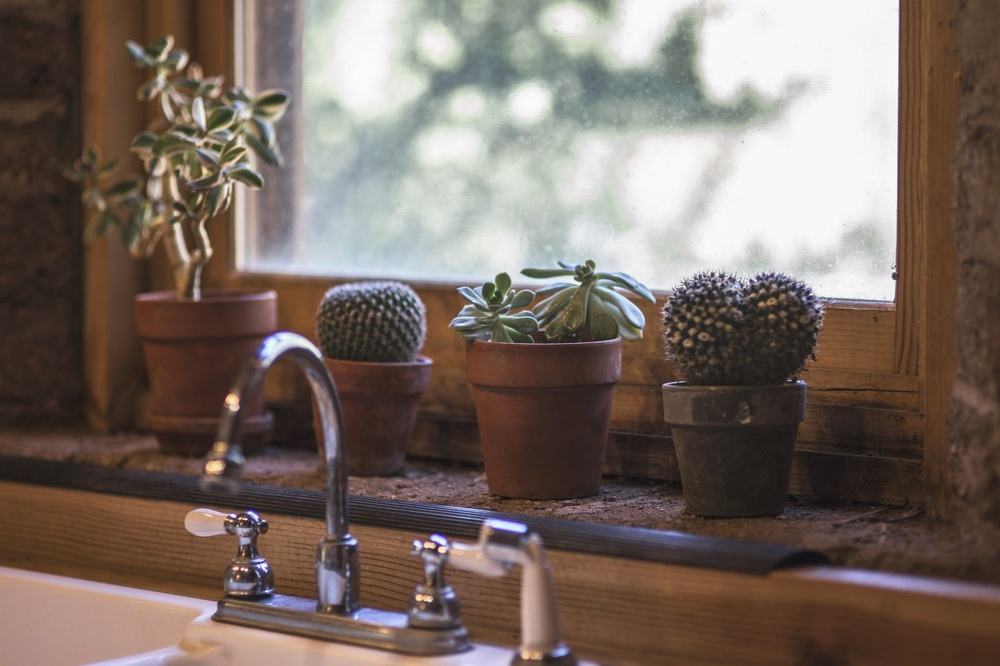
#> input picture bloom_images/cactus.jpg, 1000 x 666 px, shrunk from 1920 x 1279 before the run, found by its file name
$ jupyter execute Bloom.ipynb
#> lines starting #> are read from the running program, lines starting #| are printed output that depends on the picture; after the words box and inside, x2 and y2 are one past the last pixel; in counts of white or black regions, pixels touching at a corner belong together
### Aplicação do efeito de bloom

[cell 1]
# Importa as dependências
from scipy.ndimage import gaussian_filter
import matplotlib.pyplot as plt
from PIL import Image
import numpy as np

[cell 2]
# Extrai algumas informações da imagem, tipo o L C e P :)
image = np.array(Image.open("cactus.jpg"))[:, :, :3]
#> image is the input picture: shape (666, 1000, 3); mean R, G, B 121.4, 107, 98.8
l, c, p = image.shape
#> l = 666; c = 1000; p = 3

# Peso de mistura das imagens
bloom_amount = 13
bloom_smooth = 17
mix_amount = 0.9
threshold = 30

# Calcula a imagem em preto e branco
bw_image = np.average(image[:, :, :3], axis=2)
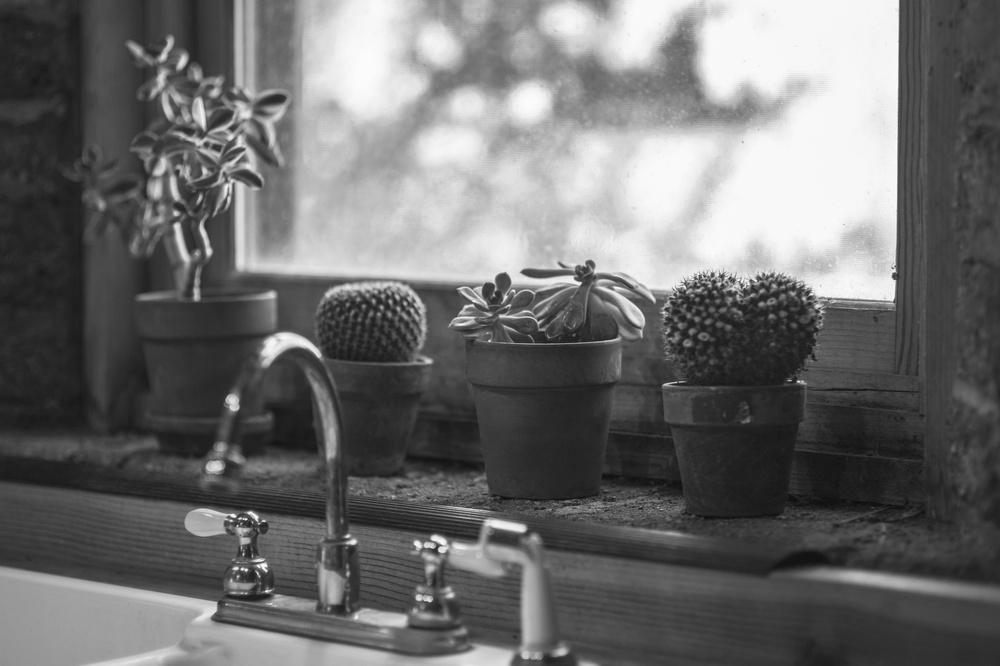
#> bw_image: shape (666, 1000) float64; min 12.33, max 254.3, mean 109.1

# Utiliza o método avarage para converter para uma imagem binária
thresholding_amount = (np.max(bw_image) - threshold)
#> thresholding_amount = 224.3
blur = (bw_image > thresholding_amount).astype(int) * 255
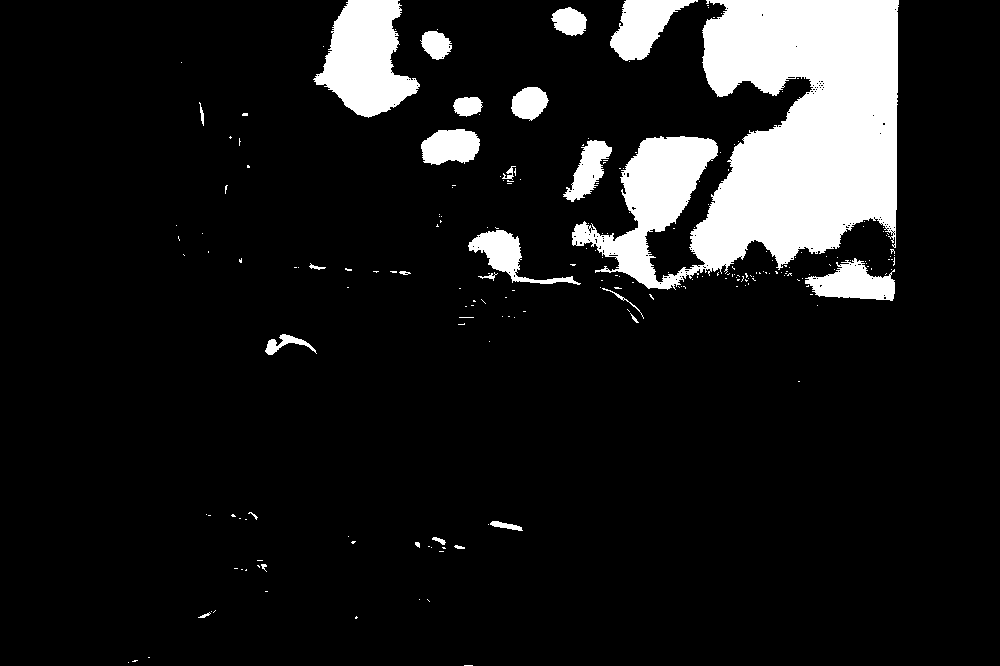
#> blur: shape (666, 1000) int64; 11% white; 218 white regions (192 under 20 px), largest, box (x1, y1, x2, y2) and area: (572, 0, 899, 290) 51165, (313, 0, 420, 118) 7570, (610, 0, 698, 61) 2755

# Aplica filtro de blur para realizar o espalhamento dos pixels
for x in range(bloom_smooth):
    blur = (gaussian_filter(blur, sigma=bloom_amount) * 255) / np.max(blur)
#> this loop made 17 passes
#> pass 1, `blur = (gaussian_filter(blur, sigma=bloom_amount) * 255) / np.max(blur)`:
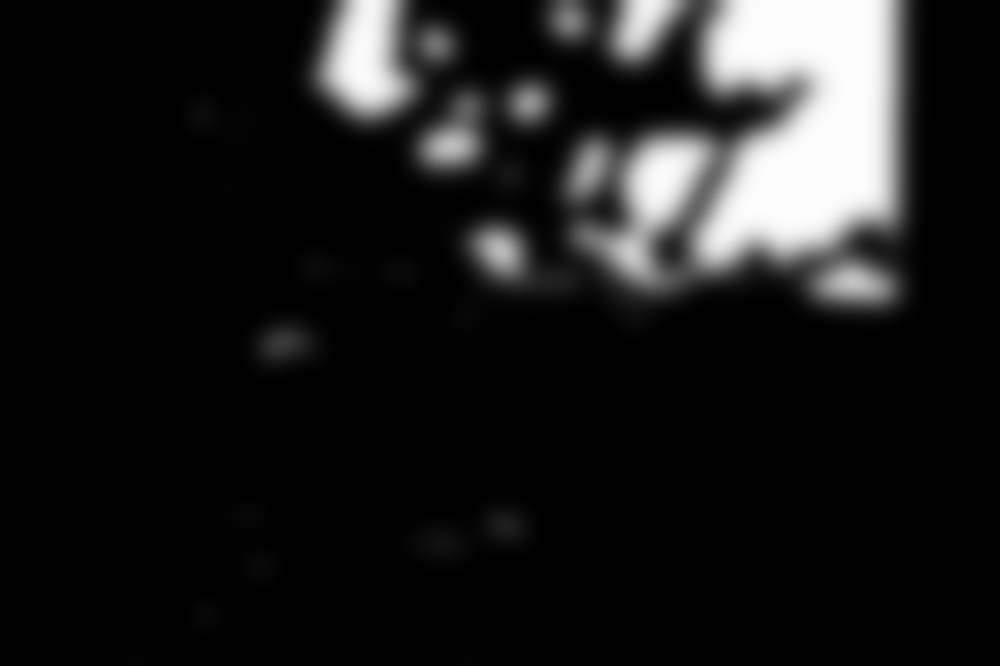
#> blur: shape (666, 1000) float64; min 0, max 253, mean 27.6
#> after the loop:
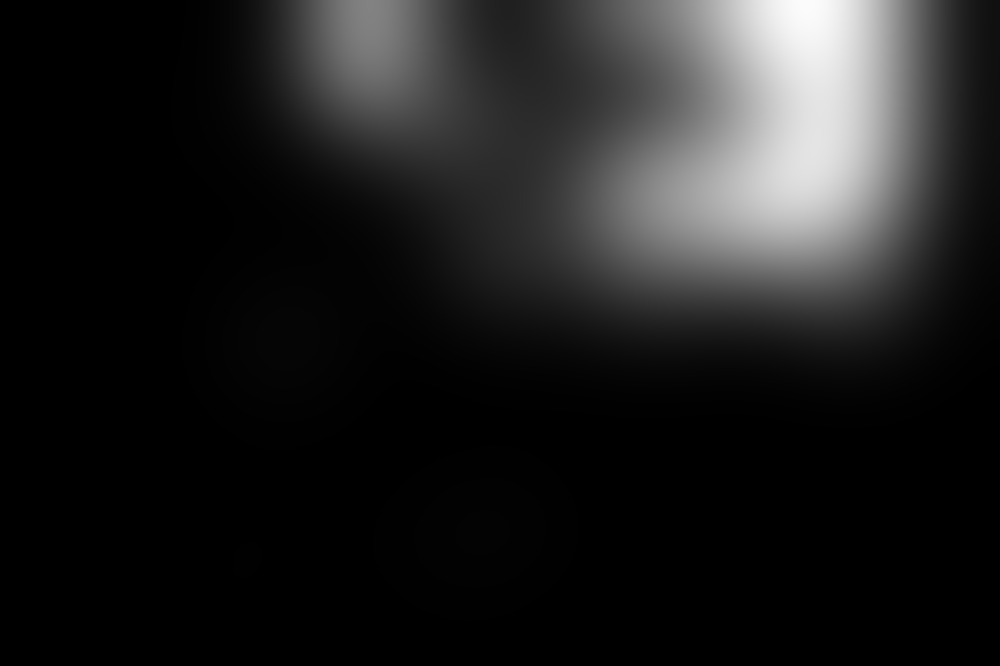
#> blur: shape (666, 1000) float64; min 7.11e-11, max 252, mean 31.1

# Aplica o efeito de defasagem dos
# pixels coloridos nas bordas da imagem
bloom = np.zeros(shape=(l, c, p), dtype=np.uint8)

# Realiza a junção das imagens com base no fator, para cada pixel de cada canal de cor
bloom[:, :, 0] = (mix_amount * image[:, :, 0]) + ((1 - mix_amount) * blur)
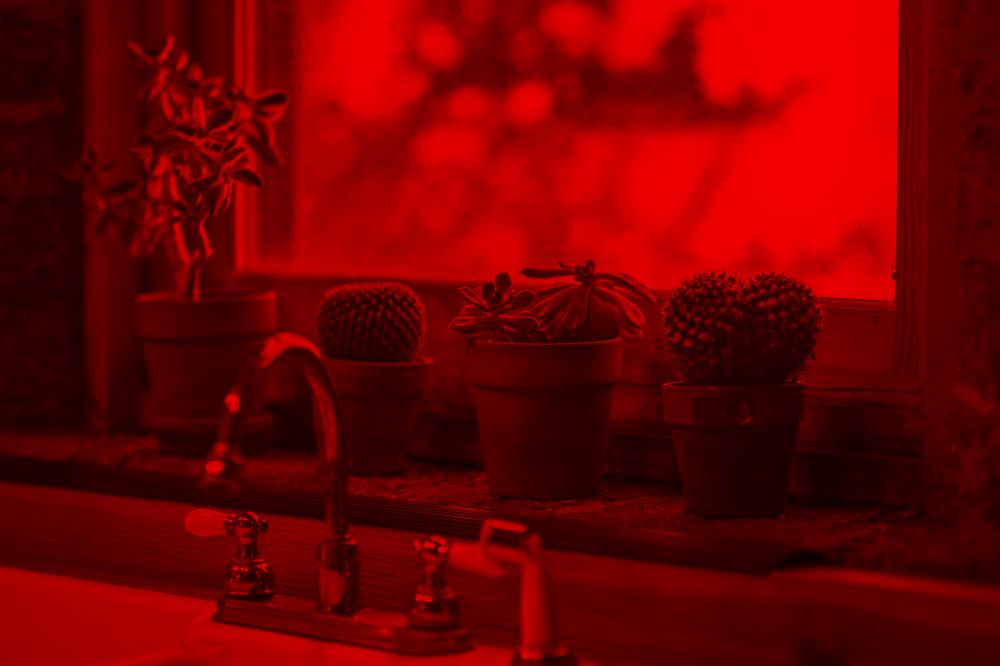
#> bloom: shape (666, 1000, 3); mean R, G, B 111.9, 0, 0
bloom[:, :, 1] = (mix_amount * image[:, :, 1]) + ((1 - mix_amount) * blur)
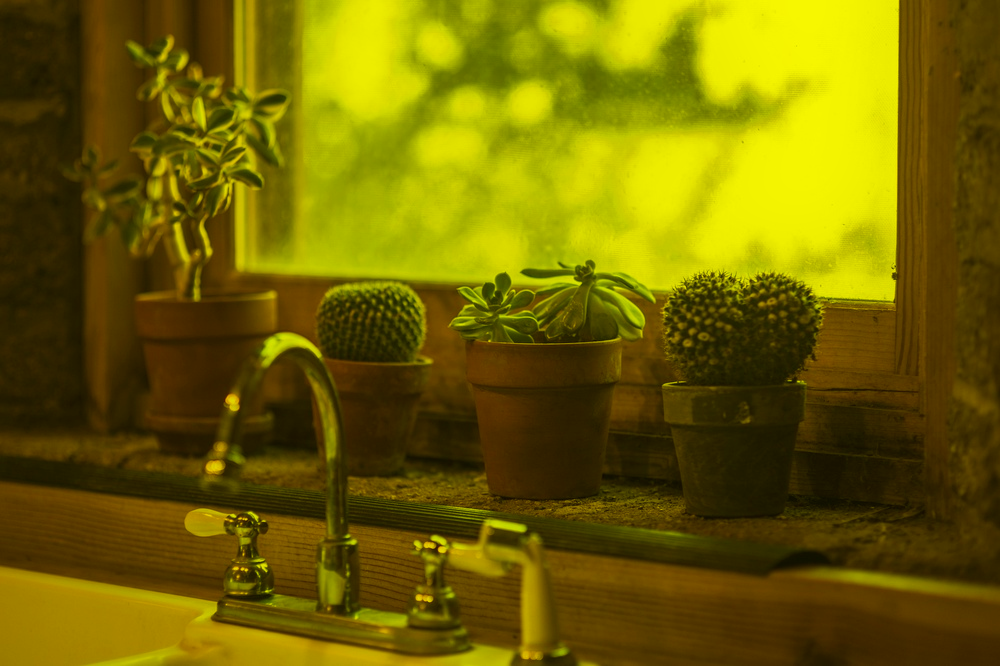
#> bloom: shape (666, 1000, 3); mean R, G, B 111.9, 98.9, 0
bloom[:, :, 2] = (mix_amount * image[:, :, 2]) + ((1 - mix_amount) * blur)
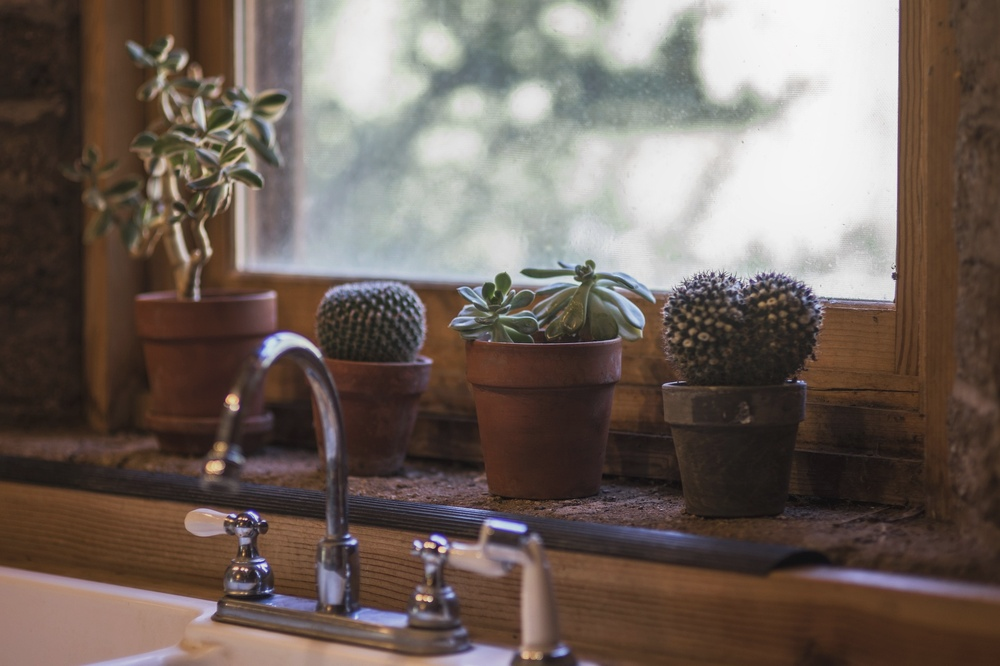
#> bloom: shape (666, 1000, 3); mean R, G, B 111.9, 98.9, 91.5

[cell 3]
# Mostra os resultados
# da conversão
plt.figure(figsize=(30, 30))
plt.subplot(2, 2, 1)
plt.imshow(image)
plt.subplot(2, 2, 2)
plt.imshow(bloom)
plt.subplot(2, 2, 3)
plt.imshow(blur, cmap='gray')

# Salva a figura
# plt.savefig("bloom.png")

[cell 4]
# Converte a imagem
img_bin = Image.fromarray(bloom)
msk_bin = Image.fromarray(blur)

# Converte a imagem para RGB e salva
img_bin.convert('RGB').save('bloom_3.png')
msk_bin.convert('RGB').save('bloom_msk_3.png')
